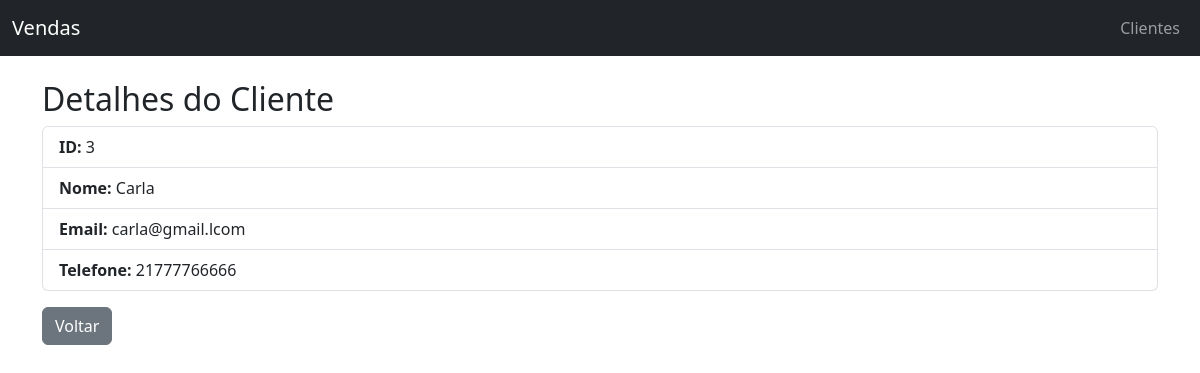
Screenshot of /clientes/3 with the database file from the repository.
### tables this page shows
CREATE TABLE clientes (
    id INTEGER PRIMARY KEY AUTOINCREMENT,
    nome TEXT NOT NULL,
    email TEXT,
    telefone TEXT
);

### app.py (the view)
@app.route("/clientes/<int:cliente_id>")
def cliente_detalhes(cliente_id):
    conn = conectar()
    cursor = conn.cursor()
    cursor.execute("SELECT * FROM clientes WHERE id = ?", (cliente_id,))
    cliente = cursor.fetchone()
    conn.close()
    return render_template("cliente_detalhes.html", cliente=cliente)

### app.py (called while the page is built)
def conectar():
    return sqlite3.connect("database/vendas.db")

### templates/cliente_detalhes.html
{% extends "base.html" %}
{% block content %}
<h2>Detalhes do Cliente</h2>
<ul class="list-group">
  <li class="list-group-item"><strong>ID:</strong> {{ cliente[0] }}</li>
  <li class="list-group-item"><strong>Nome:</strong> {{ cliente[1] }}</li>
  <li class="list-group-item"><strong>Email:</strong> {{ cliente[2] }}</li>
  <li class="list-group-item"><strong>Telefone:</strong> {{ cliente[3] }}</li>
</ul>
<a href="{{ url_for('clientes') }}" class="btn btn-secondary mt-3">Voltar</a>
{% endblock %}

### rows the page displays
clientes: id "3", nome "Carla", email "carla@gmail.lcom", telefone "21777766666"
